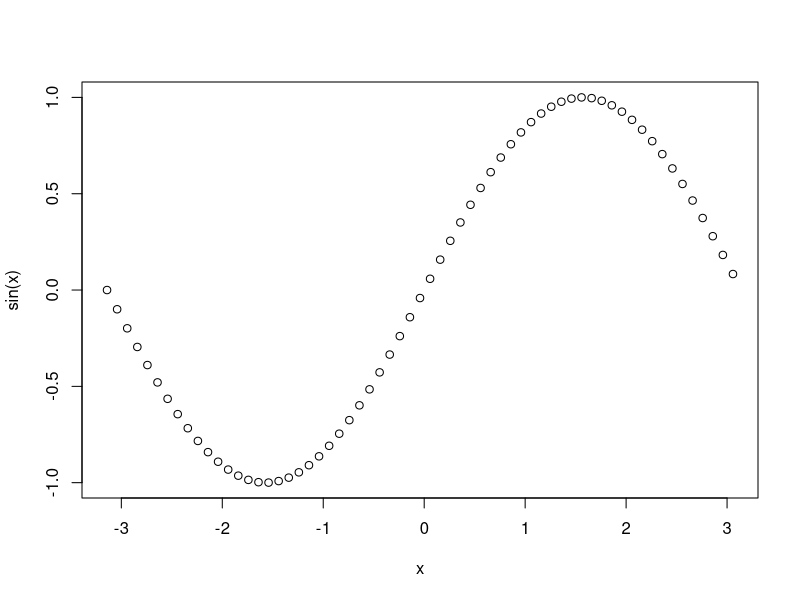
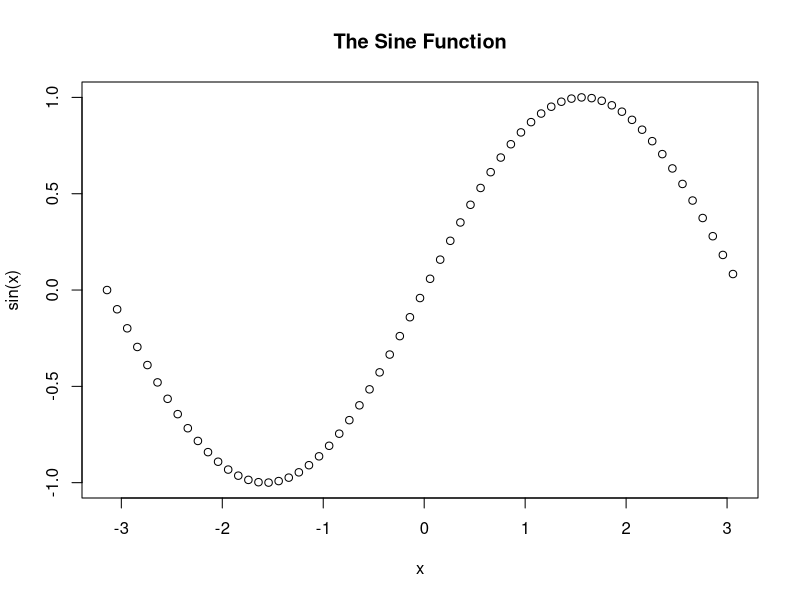
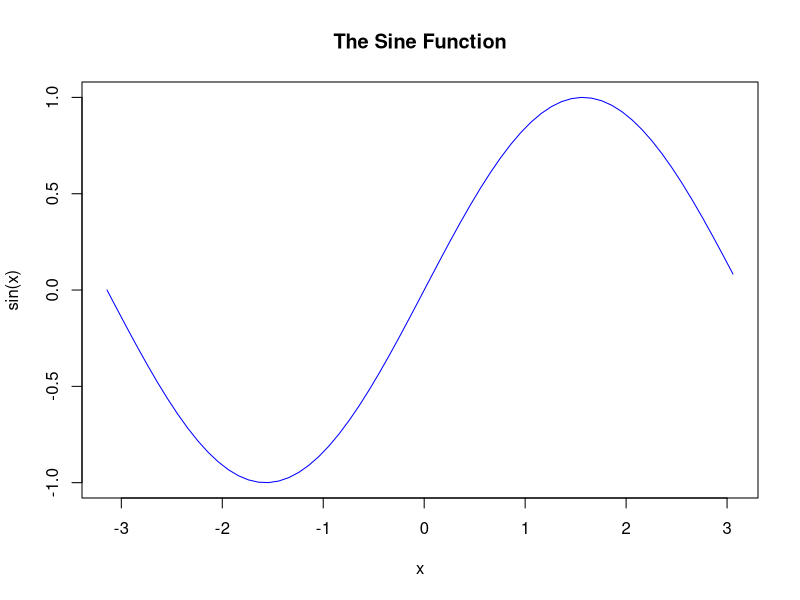
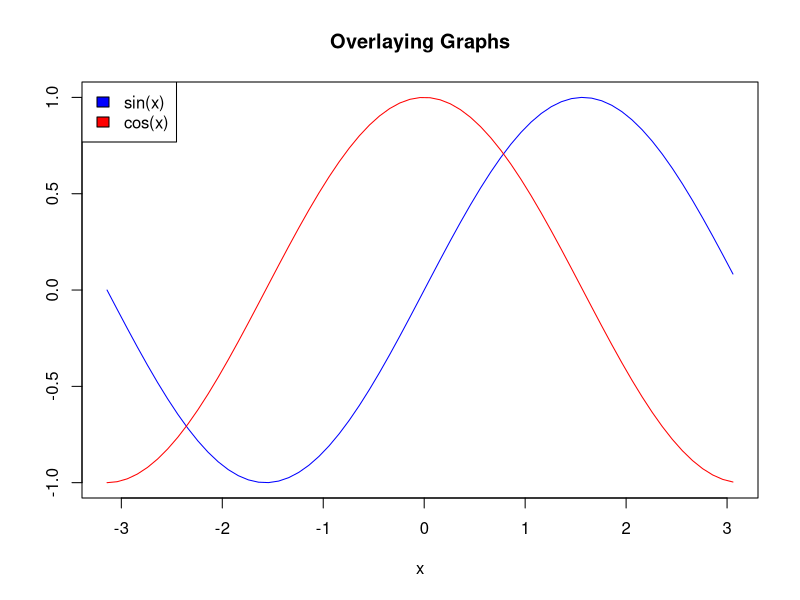

These figures' R source, in order:
x <- seq(-pi,pi,0.1)
plot(x, sin(x))
plot(x, sin(x),
     main="The Sine Function",
     ylab="sin(x)")
#"p" - points
#"l" - lines
#"b" - both points and lines
#"c" - empty points joined by lines
#"o" - overplotted points and lines
#"s" and "S" - stair steps
#"h" - histogram-like vertical lines
#"n" - does not produce any points or lines
plot(x, sin(x),
     main="The Sine Function",
     ylab="sin(x)",
     type="l",
     col="blue")
plot(x, sin(x),
     main="Overlaying Graphs",
     ylab="",
     type="l",
     col="blue")
lines(x,cos(x), col="red")
legend("topleft",
       c("sin(x)","cos(x)"),
       fill=c("blue","red")
)
